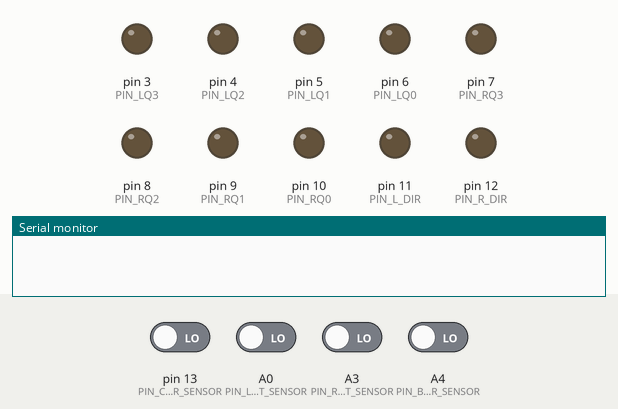
A sketch run on a simulated Arduino Uno, built with avr-gcc and run on an emulated ATmega328P. Parts: output pins drawn as LEDs (lit = HIGH), the last lines printed to the serial monitor. The inputs (shaded band) are chosen by the test bench; at power-on: A0 (PIN_LEFT_SENSOR), A3 (PIN_RIGHT_SENSOR), A4 (PIN_BUMPER_SENSOR), pin 13 (PIN_CENTER_SENSOR) LOW.

Above: at 1.2 s.
1.3 s: A4 (PIN_BUMPER_SENSOR) driven HIGH
2.8 s: pin 13 (PIN_CENTER_SENSOR) driven HIGH
At 4.0 s:
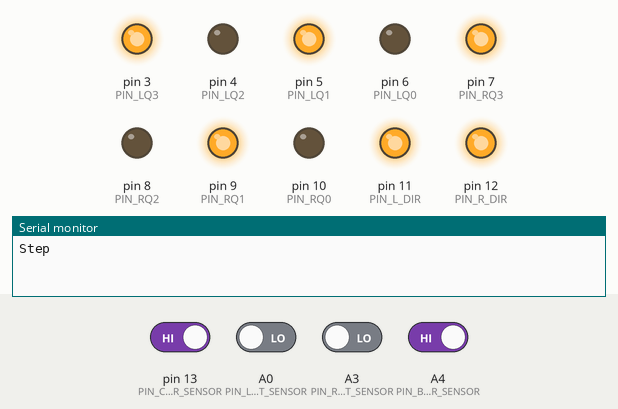
4.3 s: A0 (PIN_LEFT_SENSOR) driven HIGH
At 5.3 s:
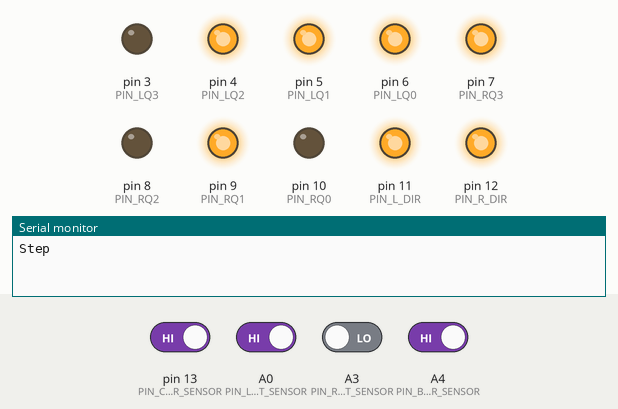
5.8 s: A3 (PIN_RIGHT_SENSOR) driven HIGH
At 6.4 s:
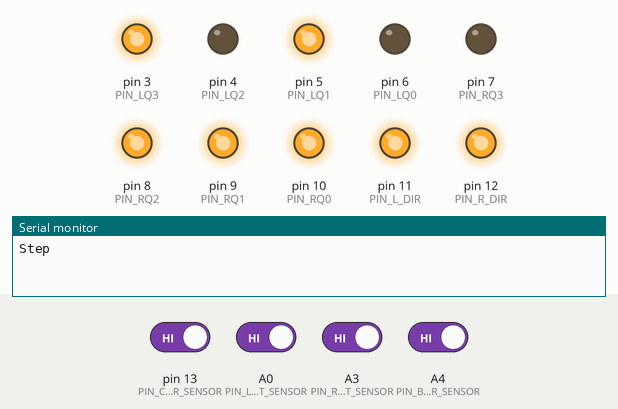
7.3 s: pin 13 (PIN_CENTER_SENSOR) driven LOW
At 7.6 s:
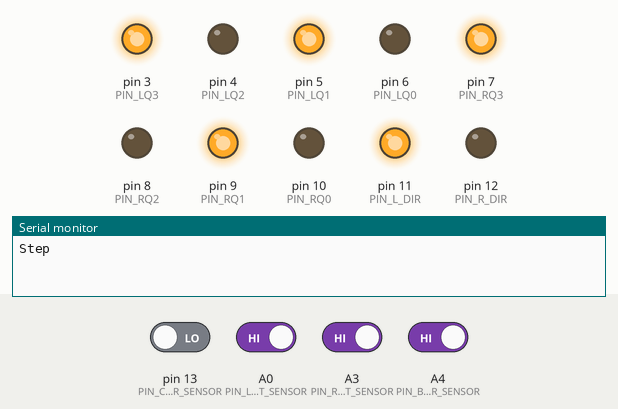
Timing chart, 0 to 9.8 s (numbered marks = the images above; inputs shaded):
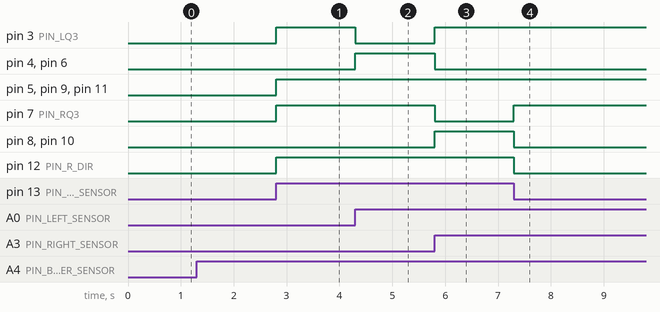

Measured:
- after the input at 2.8 s, pin 3 (PIN_LQ3), pin 5 (PIN_LQ1), pin 7 (PIN_RQ3), pin 9 (PIN_RQ1), pin 11 (PIN_L_DIR), pin 12 (PIN_R_DIR): LOW → HIGH at once
- after the input at 4.3 s, pin 3 (PIN_LQ3): HIGH → LOW at once; pin 4 (PIN_LQ2), pin 6 (PIN_LQ0): LOW → HIGH at once
- after the input at 5.8 s, pin 3 (PIN_LQ3), pin 8 (PIN_RQ2), pin 10 (PIN_RQ0): LOW → HIGH at once; pin 4 (PIN_LQ2), pin 6 (PIN_LQ0), pin 7 (PIN_RQ3): HIGH → LOW at once
- after the input at 7.3 s, pin 7 (PIN_RQ3): LOW → HIGH at once; pin 8 (PIN_RQ2), pin 10 (PIN_RQ0), pin 12 (PIN_R_DIR): HIGH → LOW at once

The sketch:

Controller.ino
```cpp
// (licence header left out)
#include "Control.h"
#include "IoControl.h"
#include "EventBus.h"

static const uint8_t gProgram[] = {
	OP_HOLD, OP_DRIVE_RIGHT, OP_DRIVE_LEFT, OP_DRIVE_LEFT, OP_DRIVE_RIGHT, OP_DRIVE_STOP,
    OP_REVERSE_LEFT, OP_REVERSE_RIGHT, OP_REVERSE_STOP,
    OP_HALT
};

void setup() {
    Serial.begin(9600);
	InitializeIo();
	InitializeControl(gProgram);
}

void loop() {
	PollSensors();
	PollEvents();
}
```

Control.cpp
```cpp
// (licence header left out)
#include "Control.h"
#include "EventBus.h"
#include "IoControl.h"

namespace {
    void StepAdvance() noexcept;

    const uint8_t* gPC = nullptr;

    void HoldStart() noexcept {
        SetEventHandler(SLOT_BUMPER_SENSOR,
                        [](int8_t) noexcept -> uint8_t {
                            SetEventHandler(SLOT_BUMPER_SENSOR, nullptr);
                            StepAdvance();
                            return 0;
                        });
    }

    namespace Driver {
        enum class Direction {
            Left,
            Right,
            Stop
        } gDirection;

        constexpr int8_t gcForwardTable[][2] = {
            {-10, 10}, {7, 10}, {10, 10}, {10, 7}, {10, -10}, {0, 0}
        };

        constexpr int8_t gcBackwardTable[][2] = {
            {10, -10}, {-10, -7}, {-10, -10}, {-7, -10}, {-10, 10}, {0, 0}
        };

        using Unit = int8_t[2];

        const Unit* gTableBase = nullptr;

        void SetDrive(const int8_t* const table) noexcept {
            SetLeftOutput(table[0]);
            SetRightOutput(table[1]);
        }

        void TrackReset(const EventHandler handler) noexcept {
            SetEventHandler(SLOT_LEFT_SENSOR, handler);
            SetEventHandler(SLOT_CENTER_SENSOR, handler);
            SetEventHandler(SLOT_RIGHT_SENSOR, handler);
        }

        void Stop() noexcept {
            TrackReset(nullptr);
            SetEventHandler(SLOT_BUMPER_SENSOR, nullptr);
            StepAdvance();
        }

        // this code can be reduced further, but kept as is for readability
        uint8_t Trace(const uint8_t status) noexcept {
            switch (status) {
            case MASK_LEFT_SENSOR: SetDrive(gTableBase[0]);
                break;
            case MASK_LEFT_SENSOR | MASK_CENTER_SENSOR: SetDrive(gTableBase[1]);
                break;
            case MASK_CENTER_SENSOR: SetDrive(gTableBase[2]);
                break;
            case MASK_RIGHT_SENSOR | MASK_CENTER_SENSOR: SetDrive(gTableBase[3]);
                break;
            case MASK_RIGHT_SENSOR: SetDrive(gTableBase[4]);
                break;
            default: ;
            }
            return 0b00000111;
        }

        uint8_t Terminal(int8_t) noexcept {
            auto status = GetStatus() & 0b111;
            const auto raw = status;
            switch (gDirection) {
            case Direction::Stop: SetDrive(gTableBase[5]);
                goto complete;
            case Direction::Left: status &= MASK_LEFT_SENSOR | MASK_CENTER_SENSOR;
                break;
            case Direction::Right: status &= MASK_RIGHT_SENSOR | MASK_CENTER_SENSOR;
                break;
            default: ;
            }
            if (raw == MASK_CENTER_SENSOR) goto complete;
            return Trace(status);
        complete:
            Stop();
            return 0b00000111;
        }

        uint8_t Normal(int8_t) noexcept {
            const auto status = GetStatus() & 0b111;
            return (status & 0b101) == 0b101 ? (TrackReset(&Terminal), Terminal(0)) : Trace(status);
        }

        void Start() noexcept {
            TrackReset(&Normal);
            Normal(0);
        }

        void AttachBumperStop() noexcept {
            SetEventHandler(SLOT_BUMPER_SENSOR, [](int8_t) noexcept-> uint8_t {
                SetDrive(gTableBase[5]);
                Stop();
                return 0;
            });
        }

        void ForwardStart(const Direction direction) noexcept {
            gDirection = direction;
            gTableBase = gcForwardTable;
            if (gDirection == Direction::Stop) { AttachBumperStop(); }
            Start();
        }

        void BackwardStart(const Direction direction) noexcept {
            gDirection = direction;
            gTableBase = gcBackwardTable;
            Start();
        }

        uint8_t SpinEnter(int8_t) noexcept {
            const auto status = GetStatus() & 0b111;
            if (status == MASK_CENTER_SENSOR) { Stop(); }
            return 0b00000111;
        }

        uint8_t SpinLeave(int8_t) noexcept {
            const auto status = GetStatus() & 0b111;
            if (status == 0) { TrackReset(&SpinEnter); }
            return 0b00000111;
        }

        void SpinStart() noexcept {
            TrackReset(&SpinLeave);
            SpinLeave(0);
        }

        void SpinLeft() noexcept {
            SetDrive(gcForwardTable[0]);
            SpinStart();
        }

        void SpinRight() noexcept {
            SetDrive(gcBackwardTable[0]);
            SpinStart();
        }
    }

    void Terminate() noexcept {
        gPC = nullptr;
        SetLeftOutput(0);
        SetRightOutput(0);
    }

    void DispatchCurrent() noexcept {
    start:
        switch (*gPC & OP_MAX_OP) {
        case OP_HOLD: HoldStart();
            return;
        case OP_DRIVE_LEFT: Driver::ForwardStart(Driver::Direction::Left);
            return;
        case OP_DRIVE_RIGHT: Driver::ForwardStart(Driver::Direction::Right);
            return;
        case OP_DRIVE_STOP: Driver::ForwardStart(Driver::Direction::Stop);
            return;
        case OP_REVERSE_LEFT: Driver::BackwardStart(Driver::Direction::Left);
            return;
        case OP_REVERSE_RIGHT: Driver::BackwardStart(Driver::Direction::Right);
            return;
        case OP_REVERSE_STOP: Driver::BackwardStart(Driver::Direction::Stop);
            return;
        case OP_JMP_FW(0): gPC += *gPC >> 4;
            goto start;
        case OP_JMP_BK(0): gPC -= *gPC >> 4;
            goto start;
        case OP_LEFT_360: Driver::SpinLeft();
            return;
        case OP_RIGHT_360: Driver::SpinRight();
            return;
        case OP_HALT: Terminate();
        default: ;
        }
    }

    void StepAdvance() noexcept {
        ++gPC, PublishEvents(0b00010000); Serial.println("Step");
    }
}

void InitializeControl(const uint8_t* const program) noexcept {
    gPC = program;
    SetEventHandler(4, [](int8_t) noexcept-> uint8_t {
        DispatchCurrent();
        return 0;
    });
    PublishEvents(1 << 4);
}
```

Control.h
```cpp
// (licence header left out)
#pragma once

#include "Environment.h"

#define OP_HOLD           0
#define OP_DRIVE_LEFT     1
#define OP_DRIVE_RIGHT    2
#define OP_DRIVE_STOP     3
#define OP_REVERSE_LEFT   4
#define OP_REVERSE_RIGHT  5
#define OP_REVERSE_STOP   6
#define OP_JMP_FW(x)      (7 | (x) << 4)
#define OP_JMP_BK(x)      (8 | (x) << 4)
#define OP_LEFT_360       9
#define OP_RIGHT_360      10
#define OP_HALT           11
#define OP_MAX_OP         15

void InitializeControl(const uint8_t* program) noexcept;
```

Environment.h
```cpp
// (licence header left out)
#pragma once

#if defined(ARDUINO) && ARDUINO >= 100
#include "arduino.h"
#else
#include "WProgram.h"
#endif

#include <stdint.h>
#include <stddef.h>
```

EventBus.cpp
```cpp
// (licence header left out)
#include "EventBus.h"

namespace {
	EventHandler gHandlers[8] = { nullptr };
    uint8_t gEventStatus;
}

void PublishEvents(const uint8_t mask) noexcept { gEventStatus |= mask; }

void PollEvents() noexcept {
	for (int8_t i = 0; i < 8; ++i) {
		if (gHandlers[i] && (gEventStatus & (1 << i))) {
			gEventStatus &= ~(gHandlers[i](i));
		}
	}
	gEventStatus = 0u;
}

EventHandler SetEventHandler(const int8_t id, const EventHandler newHandler) noexcept {
	const auto old = gHandlers[id];
	gHandlers[id] = newHandler;
	return old;
}
```

EventBus.h
```cpp
// (licence header left out)
#pragma once

#include "Environment.h"

using EventHandler = uint8_t(*)(int8_t id);

void PublishEvents(uint8_t mask) noexcept;

void PollEvents() noexcept;

EventHandler SetEventHandler(int8_t id, EventHandler newHandler) noexcept;
```

IoControl.cpp
```cpp
// (licence header left out)
#include "IoControl.h"
#include "EventBus.h"

void InitializeIo() noexcept {
	struct Init {
		void InitSensors() noexcept {
			pinMode(PIN_LEFT_SENSOR, INPUT);
			pinMode(PIN_CENTER_SENSOR, INPUT);
			pinMode(PIN_RIGHT_SENSOR, INPUT);
			pinMode(PIN_BUMPER_SENSOR, INPUT);
		}

		void InitLeft() noexcept {
			pinMode(PIN_L_DIR, OUTPUT);
			pinMode(PIN_LQ3, OUTPUT);
			pinMode(PIN_LQ2, OUTPUT);
			pinMode(PIN_LQ1, OUTPUT);
			pinMode(PIN_LQ0, OUTPUT);
			SetLeftOutput(0);
		}

		void InitRight() noexcept {
			pinMode(PIN_R_DIR, OUTPUT);
			pinMode(PIN_RQ3, OUTPUT);
			pinMode(PIN_RQ2, OUTPUT);
			pinMode(PIN_RQ1, OUTPUT);
			pinMode(PIN_RQ0, OUTPUT);
			SetRightOutput(0);
		}

		void InitThis() noexcept {
			InitSensors();
			InitLeft();
			InitRight();
		}
	};

	Init().InitThis();
}

namespace{ uint8_t gLastFrame = 0b0000; }

void PollSensors() noexcept {
	const uint8_t thisFrame =
		(digitalRead(PIN_LEFT_SENSOR)
			| digitalRead(PIN_CENTER_SENSOR) << 1
			| digitalRead(PIN_RIGHT_SENSOR) << 2
			| digitalRead(PIN_BUMPER_SENSOR) << 3);
	const uint8_t diff = gLastFrame ^ thisFrame;
	gLastFrame = thisFrame;
	PublishEvents(diff);
}

uint8_t GetStatus() noexcept { return gLastFrame; }

void SetLeftOutput(int8_t level) noexcept {
	digitalWrite(PIN_L_DIR, level > 0 ? HIGH : (level = -level, LOW));
	digitalWrite(PIN_LQ3, (level & 8) ? HIGH : LOW);
	digitalWrite(PIN_LQ2, (level & 4) ? HIGH : LOW);
	digitalWrite(PIN_LQ1, (level & 2) ? HIGH : LOW);
	digitalWrite(PIN_LQ0, (level & 1) ? HIGH : LOW);
}

void SetRightOutput(int8_t level) noexcept {
	digitalWrite(PIN_R_DIR, level > 0 ? HIGH : (level = -level, LOW));
	digitalWrite(PIN_RQ3, (level & 8) ? HIGH : LOW);
	digitalWrite(PIN_RQ2, (level & 4) ? HIGH : LOW);
	digitalWrite(PIN_RQ1, (level & 2) ? HIGH : LOW);
	digitalWrite(PIN_RQ0, (level & 1) ? HIGH : LOW);
}
```

IoControl.h
```cpp
// (licence header left out)
#pragma once

#include "Environment.h"

#define PIN_LQ3 3              //pin D3
#define PIN_LQ2 4              //pin D4
#define PIN_LQ1 5              //pin D5
#define PIN_LQ0 6              //pin D6

#define PIN_RQ3 7              //pin D7
#define PIN_RQ2 8              //pin D8
#define PIN_RQ1 9              //pin D9
#define PIN_RQ0 10             //pin D10

#define PIN_L_DIR 11            //pin D11
#define PIN_R_DIR 12            //pin D12

#define PIN_LEFT_SENSOR   A0
#define PIN_CENTER_SENSOR 13
#define PIN_RIGHT_SENSOR  A3
#define PIN_BUMPER_SENSOR A4

#define SLOT_LEFT_SENSOR   0
#define SLOT_CENTER_SENSOR 1
#define SLOT_RIGHT_SENSOR  2
#define SLOT_BUMPER_SENSOR 3

#define MASK_LEFT_SENSOR 1 << SLOT_LEFT_SENSOR
#define MASK_CENTER_SENSOR 1 << SLOT_CENTER_SENSOR
#define MASK_RIGHT_SENSOR 1 << SLOT_RIGHT_SENSOR
#define MASK_BUMPER_SENSOR 1 << SLOT_BUMPER_SENSOR

void InitializeIo() noexcept;

void PollSensors() noexcept;

uint8_t GetStatus() noexcept;

void SetLeftOutput(int8_t level) noexcept;

void SetRightOutput(int8_t level) noexcept;
```
